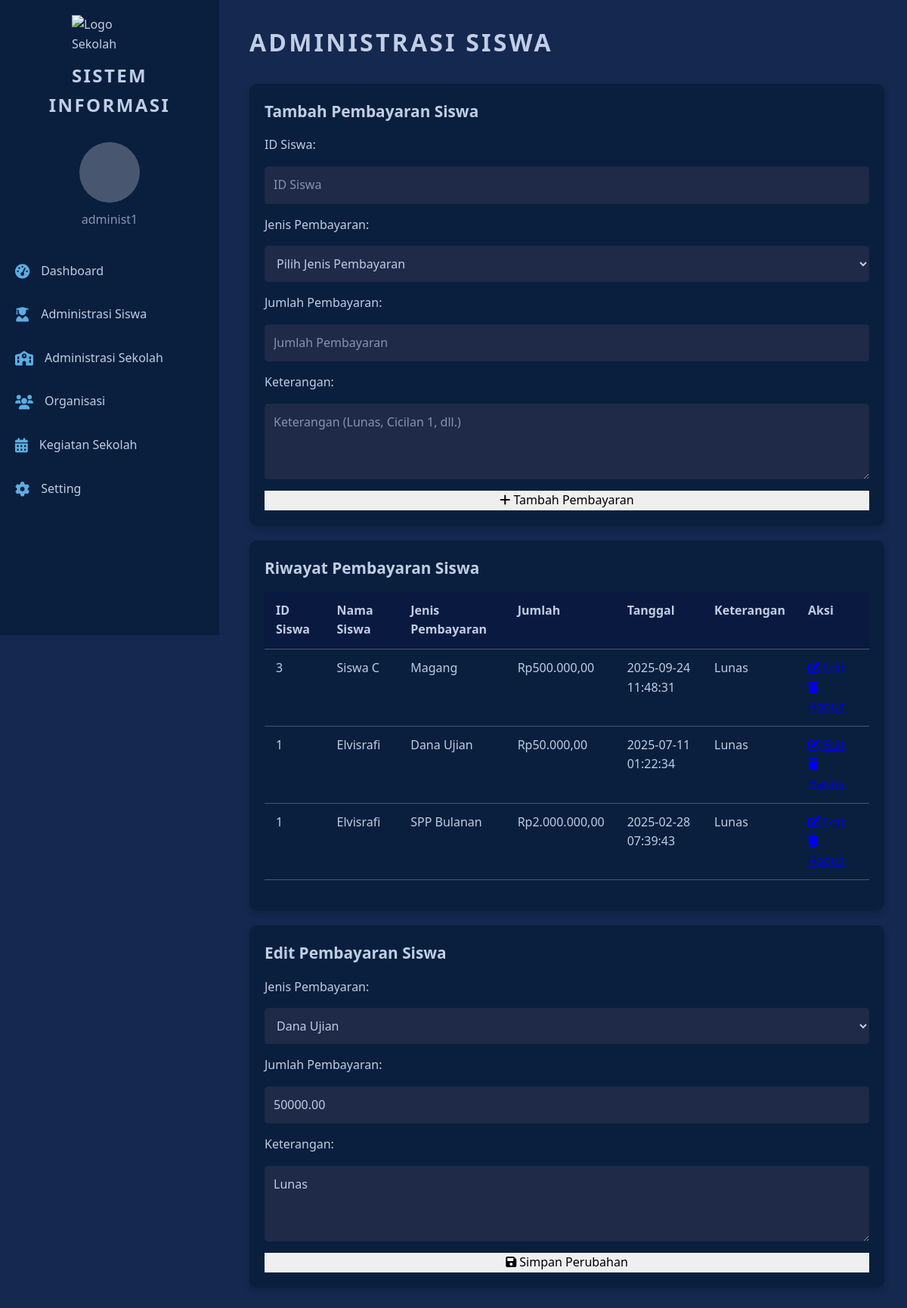
The app's page /administrasi_siswa.php?edit_payment_id=2 (signed in) with its own data.
### tables this page shows
CREATE TABLE `payments` (
  `id` int(11) NOT NULL,
  `student_id` int(11) NOT NULL,
  `amount` decimal(10,2) NOT NULL,
  `date` timestamp NOT NULL DEFAULT current_timestamp(),
  `keterangan` varchar(255) DEFAULT NULL,
  `administrasi_id` int(11) DEFAULT NULL
);

CREATE TABLE `students` (
  `id` int(11) NOT NULL,
  `name` varchar(100) NOT NULL,
  `username` varchar(50) NOT NULL,
  `class_id` int(11) NOT NULL,
  `created_at` timestamp NOT NULL DEFAULT current_timestamp(),
  `nisn` varchar(20) DEFAULT NULL,
  `tempat_lahir` varchar(100) DEFAULT NULL,
  `tanggal_lahir` date DEFAULT NULL,
  `jenis_kelamin` enum('L','P') DEFAULT NULL,
  `agama` varchar(50) DEFAULT NULL,
  `status_keluarga` varchar(50) DEFAULT NULL,
  `anak_ke` int(11) DEFAULT NULL,
  `alamat` text DEFAULT NULL,
  `nomor_telepon` varchar(15) DEFAULT NULL,
  `sekolah_asal` varchar(100) DEFAULT NULL,
  `diterima_di_kelas` varchar(10) DEFAULT NULL,
  `tanggal_diterima` date DEFAULT NULL,
  `nama_orang_tua` varchar(100) DEFAULT NULL,
  `alamat_orang_tua` text DEFAULT NULL,
  `nama_wali` varchar(100) DEFAULT NULL,
  `alamat_wali` varchar(255) DEFAULT NULL,
  `pekerjaan_wali` varchar(100) DEFAULT NULL,
  `nama_ayah` varchar(100) DEFAULT NULL,
  `nama_ibu` varchar(100) DEFAULT NULL,
  `pekerjaan_ayah` varchar(100) DEFAULT NULL,
  `pekerjaan_ibu` varchar(100) DEFAULT NULL,
  `profile_picture` varchar(255) DEFAULT NULL
);

### administrasi_siswa.php (the view, shortened to what this page needs)
<?php
include 'config.php';
$username = $_SESSION['username'];
$siswa_pembayaran = $conn->query("SELECT s.id, s.name, p.amount, p.date, p.id AS payment_id, p.keterangan, a.title AS jenis_pembayaran
                                    FROM students s
                                    JOIN payments p ON s.id = p.student_id
                                    JOIN administrations a ON p.administrasi_id = a.id
                                    ORDER BY p.date DESC");
$jenis_pembayaran_query = $conn->query("SELECT id, title FROM administrations");
?>
<!DOCTYPE html>
<html lang="en">
<head>
    <link rel="stylesheet" href="https://cdnjs.cloudflare.com/ajax/libs/font-awesome/6.0.0-beta3/css/all.min.css">
</head>
<body>
    <div class="sidebar">
        <img src="images/Logo SMK.png" alt="Logo Sekolah" class="logo">
        <h2>SISTEM INFORMASI</h2>
        <div class="user-info">
            <div class="profile-picture">
            </div>
            <span><?php echo htmlspecialchars($username); ?></span>
        </div>
        <a href="administrasi_dashboard.php"><i class="fas fa-tachometer-alt"></i> Dashboard</a>
        <a href="administrasi_siswa.php"><i class="fas fa-user-graduate"></i> Administrasi Siswa</a>
        <a href="administrasi_sekolah.php"><i class="fas fa-school"></i> Administrasi Sekolah</a>
        <a href="administrasi_organisasi.php"><i class="fas fa-users"></i> Organisasi</a>
        <a href="administrasi_kegiatan.php"><i class="fas fa-calendar-alt"></i> Kegiatan Sekolah</a>
        <a href="#" onclick="toggleSetting()"><i class="fas fa-cog"></i> Setting</a>
    </div>
    <div class="container">
        <h2 class="dashboard-title">ADMINISTRASI SISWA</h2>
        <div class="card">
            <h3>Tambah Pembayaran Siswa</h3>
            <form method="POST" class="form-container">
                <label for="student_id">ID Siswa:</label>
                <input type="number" name="student_id" placeholder="ID Siswa" required>
                <label for="administrasi_id">Jenis Pembayaran:</label>
                <select name="administrasi_id" required>
                    <option value="">Pilih Jenis Pembayaran</option>
                </select>
                <label for="amount">Jumlah Pembayaran:</label>
                <input type="number" name="amount" placeholder="Jumlah Pembayaran" required>
                <label for="keterangan">Keterangan:</label>
                <textarea name="keterangan" placeholder="Keterangan (Lunas, Cicilan 1, dll.)" required></textarea>
                <button type="submit"><i class="fas fa-plus"></i> Tambah Pembayaran</button>
            </form>
        </div>
        <div class="card">
            <h3>Riwayat Pembayaran Siswa</h3>
            <table>
                <thead>
                    <tr>
                        <th>ID Siswa</th>
                        <th>Nama Siswa</th>
                        <th>Jenis Pembayaran</th>
                        <th>Jumlah</th>
                        <th>Tanggal</th>
                        <th>Keterangan</th>
                        <th>Aksi</th>
                    </tr>
                </thead>
                <tbody>
                    <?php if ($siswa_pembayaran->num_rows > 0) : ?>
                        <?php
                        mysqli_data_seek($siswa_pembayaran, 0);
                        while ($row = $siswa_pembayaran->fetch_assoc()) : ?>
                            <tr>
                                <td><?= htmlspecialchars($row['id']) ?></td>
                                <td><?= htmlspecialchars($row['name']) ?></td>
                                <td><?= htmlspecialchars($row['jenis_pembayaran']) ?></td>
                                <td>Rp<?= number_format(htmlspecialchars($row['amount']), 2, ',', '.') ?></td>
                                <td><?= htmlspecialchars($row['date']) ?></td>
                                <td><?= htmlspecialchars($row['keterangan']) ?></td>
                                <td>
                                    <a href="?edit_payment_id=<?= htmlspecialchars($row['payment_id']) ?>"><i class="fas fa-edit"></i> Edit</a>
                                    <a href="?delete_payment_id=<?= htmlspecialchars($row['payment_id']) ?>" onclick="return confirm('Apakah Anda yakin ingin menghapus pembayaran ini?')"><i class="fas fa-trash"></i> Hapus</a>
                                </td>
                            </tr>
                        <?php endwhile; ?>
                    <?php else : ?>
                        <tr>
                            <td colspan="7">Tidak ada data pembayaran siswa.</td>
                        </tr>
                    <?php endif; ?>
                </tbody>
            </table>
        </div>
        <?php
        if (isset($_GET['edit_payment_id'])) {
            $edit_payment_id = $_GET['edit_payment_id'];
            $edit_query = $conn->query("SELECT * FROM payments WHERE id = '$edit_payment_id'");
            if ($edit_query->num_rows == 1) {
                $edit_data = $edit_query->fetch_assoc();
        ?>
                <div class="card">
                    <h3>Edit Pembayaran Siswa</h3>
                    <form method="POST" class="form-container">
                        <label for="edit_administrasi_id">Jenis Pembayaran:</label>
                        <select name="edit_administrasi_id" required>
                            <?php
                            if ($jenis_pembayaran_query->num_rows > 0) {
                                mysqli_data_seek($jenis_pembayaran_query, 0);
                            }
                            while ($jenis = $jenis_pembayaran_query->fetch_assoc()) : ?>
                                <option value="<?= htmlspecialchars($jenis['id']) ?>" <?= ($edit_data['administrasi_id'] == $jenis['id']) ? 'selected' : '' ?>>
                                    <?= htmlspecialchars($jenis['title']) ?>
                                </option>
                            <?php endwhile; ?>
                        </select>
                        <label for="edit_amount">Jumlah Pembayaran:</label>
                        <input type="number" name="edit_amount" placeholder="Jumlah Pembayaran" value="<?= htmlspecialchars($edit_data['amount']) ?>" required>
                        <label for="edit_keterangan">Keterangan:</label>
                        <textarea name="edit_keterangan" placeholder="Keterangan (Lunas, Cicilan 1, dll.)" required><?= htmlspecialchars($edit_data['keterangan']) ?></textarea>
                        <button type="submit"><i class="fas fa-save"></i> Simpan Perubahan</button>
                    </form>
                </div>
        <?php
            } else {
                echo "<p>Data pembayaran tidak ditemukan.</p>";
            }
        }
        ?>
    </div>
</body>
</html>

### administrasi_siswa.php (style rules this page uses)
body, h1, h2, h3, p, ul, li, button, table, th, td, input, select, textarea { margin: 0; padding: 0; border: 0; font-size: 100%; font: inherit; vertical-align: baseline; box-sizing: border-box; }
body { font-family: 'Segoe UI', Tahoma, Geneva, Verdana, sans-serif; background-color: #142850; color: #c0cde4; line-height: 1.6; overflow-x: hidden; display: flex; min-height: 100vh; }
.sidebar { width: 250px; background-color: #091f3d; padding: 20px; display: flex; flex-direction: column; align-items: center; position: fixed; height: 100vh; overflow-y: auto; scrollbar-width: none; -ms-overflow-style: none; }
.logo { width: 100px; margin-bottom: 10px; }
.sidebar h2 { font-size: 1.5em; font-weight: 600; color: #c0cde4; margin-bottom: 30px; text-transform: uppercase; letter-spacing: 0.1em; text-align: center; width: 100%; }
.user-info { display: flex; flex-direction: column; align-items: center; margin-bottom: 30px; }
.profile-picture { width: 80px; height: 80px; border-radius: 50%; background-color: #495670; margin-bottom: 10px; }
.user-info span { font-size: 1em; color: #8892b0; }
.sidebar a { display: flex; align-items: center; width: 100%; padding: 12px; margin-bottom: 8px; background-color: transparent; color: #c0cde4; text-decoration: none; border-radius: 8px; transition: background-color 0.3s ease; }
.sidebar a i { margin-right: 15px; font-size: 1.2em; color: #5dade2; }
.container { flex: 1; padding: 30px; margin-left: 300px; }
.dashboard-title { font-size: 2em; font-weight: 700; color: #c0cde4; letter-spacing: 0.1em; margin-bottom: 30px; text-transform: uppercase; text-align: left; }
.card { background-color: #091f3d; border-radius: 10px; padding: 20px; margin-bottom: 20px; box-shadow: 0 4px 8px rgba(0, 0, 0, 0.2); }
.card h3 { font-size: 1.3em; font-weight: 600; color: #c0cde4; margin-bottom: 15px; }
table { width: 100%; border-collapse: collapse; margin-bottom: 20px; }
th, td { padding: 12px 15px; text-align: left; border-bottom: 1px solid #495670; }
th { background-color: #0a193f; color: #c0cde4; font-weight: 600; }
.form-container { display: flex; flex-direction: column; gap: 15px; }
.form-container input, .form-container textarea, .form-container select { padding: 12px; border: none; border-radius: 5px; background-color: #1e2a47; color: #c0cde4; font-family: 'Segoe UI', Tahoma, Geneva, Verdana, sans-serif; font-size: 1em; outline: none; resize: vertical; }
.form-container input::placeholder, .form-container textarea::placeholder, .form-container select::placeholder { color: #8892b0; }
.form-container textarea { height: 100px; }

### records on screen
payments: student "3", student.name "Siswa C", administrasi.title "Magang", amount "500.000,00", date "2025-09-24 11:48:31", keterangan "Lunas"
payments: student "1", student.name "Elvisrafi", administrasi.title "Dana Ujian", amount "50.000,00", date "2025-07-11 01:22:34", keterangan "Lunas", edit_administrasi_id "Dana Ujian", edit_amount "50000.00", edit_keterangan "Lunas"
payments: student "1", student.name "Elvisrafi", administrasi.title "SPP Bulanan", amount "2.000.000,00", date "2025-02-28 07:39:43", keterangan "Lunas"

### other values on screen
$username "administ1"
